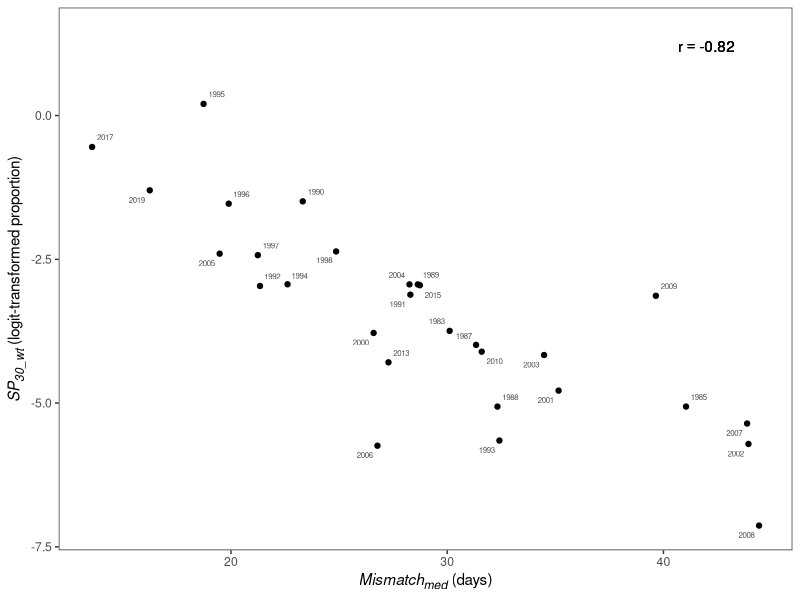
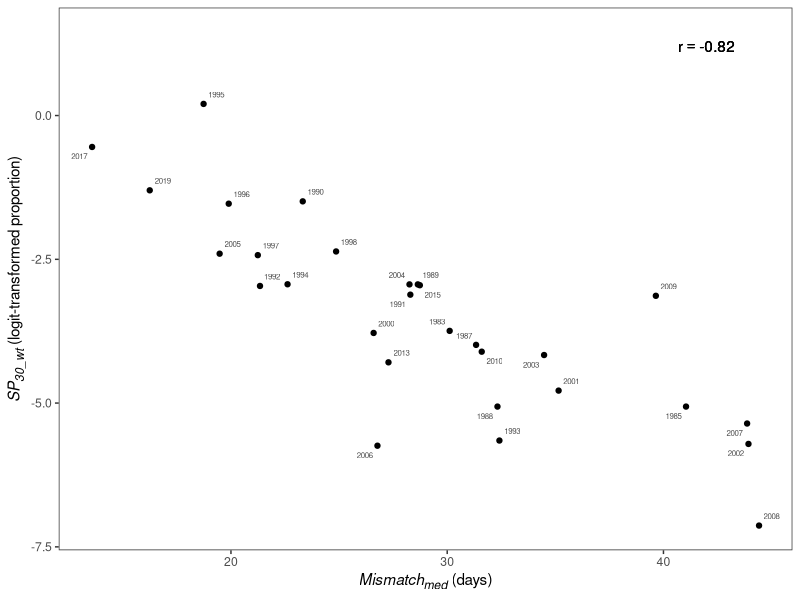
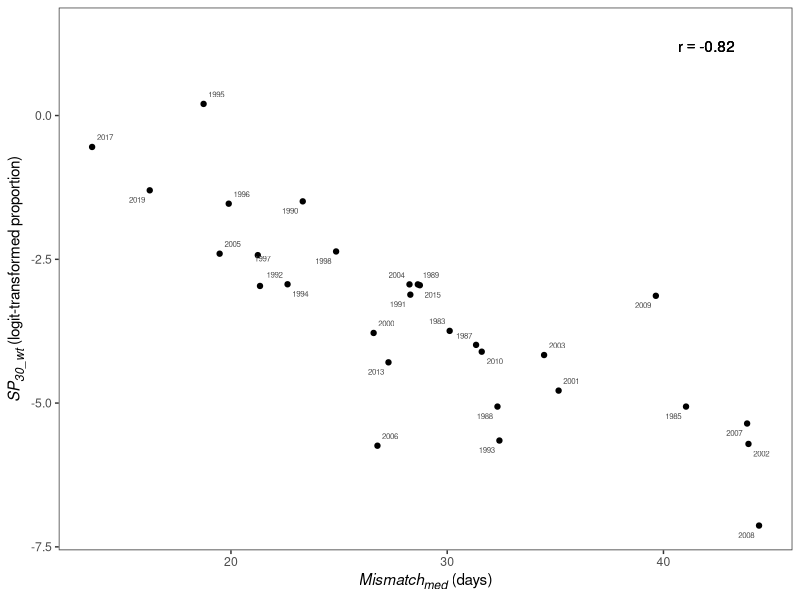
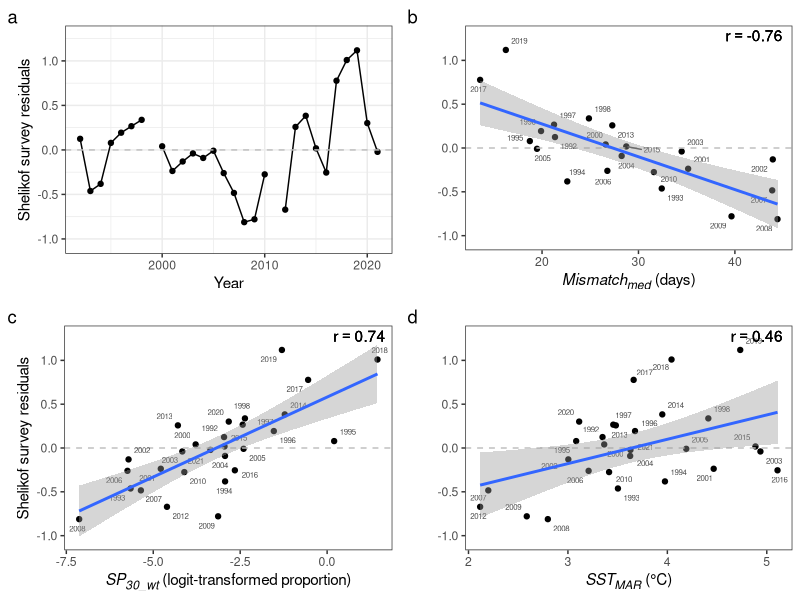

Reproduce these figures in R, in order.
## Create Figures 4 and 5 in Rogers et al. 2024 Spawn timing / catchability paper
## Plot catchability covariates versus survey residuals 

 
library(tidyr);library(dplyr);library(scales);library(gtools);library(ggplot2)
library(gridExtra);library(ggrepel);library(ggtext)

fullcovs<-read.csv("../Results/CatchabilityCovariates_CandidateList.csv")

#########
# MS Figure 4: 
# Compare timing vs maturation based indicators: mismatchmed vs SP30_wt

r2<-cor(fullcovs$mismatchmed,fullcovs$Fem30p_wt_logit,use="p")

p1<-ggplot(fullcovs, aes(x=mismatchmed,y=Fem30p_wt_logit,label=year)) +
  geom_point() +
  geom_text_repel(color="gray30",size=2) +
  labs(
    x = "*Mismatch<sub>med</sub>* (days)", # (days from mid AT survey date to median spawn date)",
    y = "*SP<sub>30_wt</sub>* (logit-transformed proportion)", #(logit-transformed proportion females > 30 cm in spawning or spent stage)"
  ) +
  annotate("text", x=42, y=1.2,label=bquote(r == .(round(r2,2))))+
  theme_bw() +
  theme(  panel.grid.major = element_blank(),
          panel.grid.minor = element_blank(),
          axis.title.x = ggtext::element_markdown(),
          axis.title.y = ggtext::element_markdown()
)

print(p1)

ggsave(filename = "../Figures/Fig4_SP30_wt_vs_Mismatchmed.pdf",
       width = 4, height = 3.7)
ggsave(filename = "../Figures/Fig4_SP30_wt_vs_Mismatchmed.png",
       width = 4, height = 3.7)


# Survey residuals timeseries

ps1<-ggplot(fullcovs,aes(year,SurveyResiduals)) +
  geom_point() +
  geom_path() +
  geom_hline(yintercept=0, linetype = 2, color="gray") +
  theme_bw() +
  xlim(1992,2021) +
  ylim(-1.05,1.28) +
  labs(y="Shelikof survey residuals",x="Year", tag="a") 


### Survey residuals and mismatch with median spawn date

r2b<-cor(fullcovs$mismatchmed,fullcovs$SurveyResiduals,use="p")
p2<-ggplot(fullcovs, aes(x=mismatchmed,y=SurveyResiduals,label=year)) +
  geom_point() +
  geom_hline(yintercept=0,linetype=2,color="gray") +
  geom_text_repel(color="gray30",size=2) +
  geom_smooth(method="lm") +
  scale_y_continuous(limits = c(-1.05, 1.28)) +
  labs(
    tag="b",
    x = "*Mismatch<sub>med</sub>* (days)", # (days from mid AT survey date to median spawn date)",
    y = ""#Shelikof survey residuals"
  ) +
  annotate("text", x=42, y=1.28,label=bquote(r == .(round(r2b,2))))+
  theme_bw() +
  theme(  panel.grid.major = element_blank(),
          panel.grid.minor = element_blank(),
          axis.title.x = ggtext::element_markdown()
          )


### Survey residuals and weighted proportion females (>30cm) spawning & spent

r2c<-cor(fullcovs$Fem30p_wt_logit,fullcovs$SurveyResiduals,use="p")
p3<-ggplot(fullcovs, aes(x=Fem30p_wt_logit,y=SurveyResiduals,label=year)) +
  geom_point() +
  geom_hline(yintercept=0,linetype=2,color="gray") +
  geom_text_repel(color="gray30",size=2) +
  geom_smooth(method="lm") +
  scale_y_continuous(limits = c(-1.05, 1.28)) +
    labs(
      tag="c",
    x = "*SP<sub>30_wt</sub>* (logit-transformed proportion)", # (logit-transformed proportion females > 30 cm in spawning or spent stage)",
    y = "Shelikof survey residuals"
  ) +
  annotate("text", x=0.93, y=1.28,label=bquote(r == .(round(r2c,2))))+
  theme_bw() +
  theme(  panel.grid.major = element_blank(),
          panel.grid.minor = element_blank(),
          axis.title.x = ggtext::element_markdown()
  )

### Survey residuals and MAR SST

r2d<-cor(fullcovs$MAR,fullcovs$SurveyResiduals,use="p")
p4<-ggplot(fullcovs, aes(x=MAR,y=SurveyResiduals,label=year)) +
  geom_point() +
  geom_hline(yintercept=0,linetype=2,color="gray") +
  geom_text_repel(color="gray30",size=2) +
  geom_smooth(method="lm") +
  scale_y_continuous(limits = c(-1.05, 1.28)) +
  labs(
    tag="d",
    x = "*SST<sub>MAR</sub>* (°C)", # March SST
    y ="" #"Shelikof survey residuals"
  ) +
  annotate("text", x=4.9, y=1.28,label=bquote(r == .(round(r2d,2))))+
  theme_bw() +
  theme(  panel.grid.major = element_blank(),
          panel.grid.minor = element_blank(),
          axis.title.x = ggtext::element_markdown()
   )


#Plot All 3 covariates with residual timeseries as panel 1

ggsave(filename = "../Figures/Fig5_Mod0SurveyResids_vs_3Covariates_wTimeseries.png",
       plot=grid.arrange(ps1,p2, p3, p4, ncol=2),
       width = 9, height = 8)




